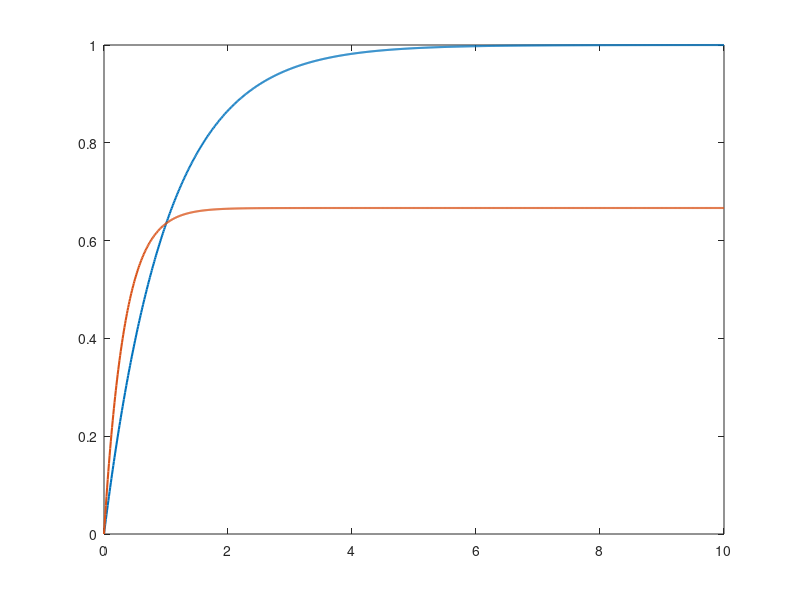

This chart was generated by the following MATLAB code: (Note: this script raises an error after producing the figure.)
% Parameters
a = 1.0;
b = 1.0;
K = 2.0;
h = 0.01;
N = 1000;
r = 1.0;

y_open   = zeros(1, N + 1);
y_closed = zeros(1, N + 1);

u_open = a / b * r;

for k = 1:N
    % Open-loop update
    y_open(k + 1) = y_open(k) + h * (-a * y_open(k) + b * u_open);

    % Closed-loop update
    e_k = r - y_closed(k);
    u_closed = K * e_k;
    y_closed(k + 1) = y_closed(k) + ...
        h * (-a * y_closed(k) + b * u_closed);
end

t = (0:N) * h;
plot(t, y_open, 'LineWidth', 1.5); hold on;
plot(t, y_closed, 'LineWidth', 1.5);
yline(r, '--', 'LineWidth', 1.0);
grid on;
xlabel('time [s]');
ylabel('output y(t)');
legend('open-loop', 'closed-loop', 'reference');
title('First-order plant: open vs closed loop');
